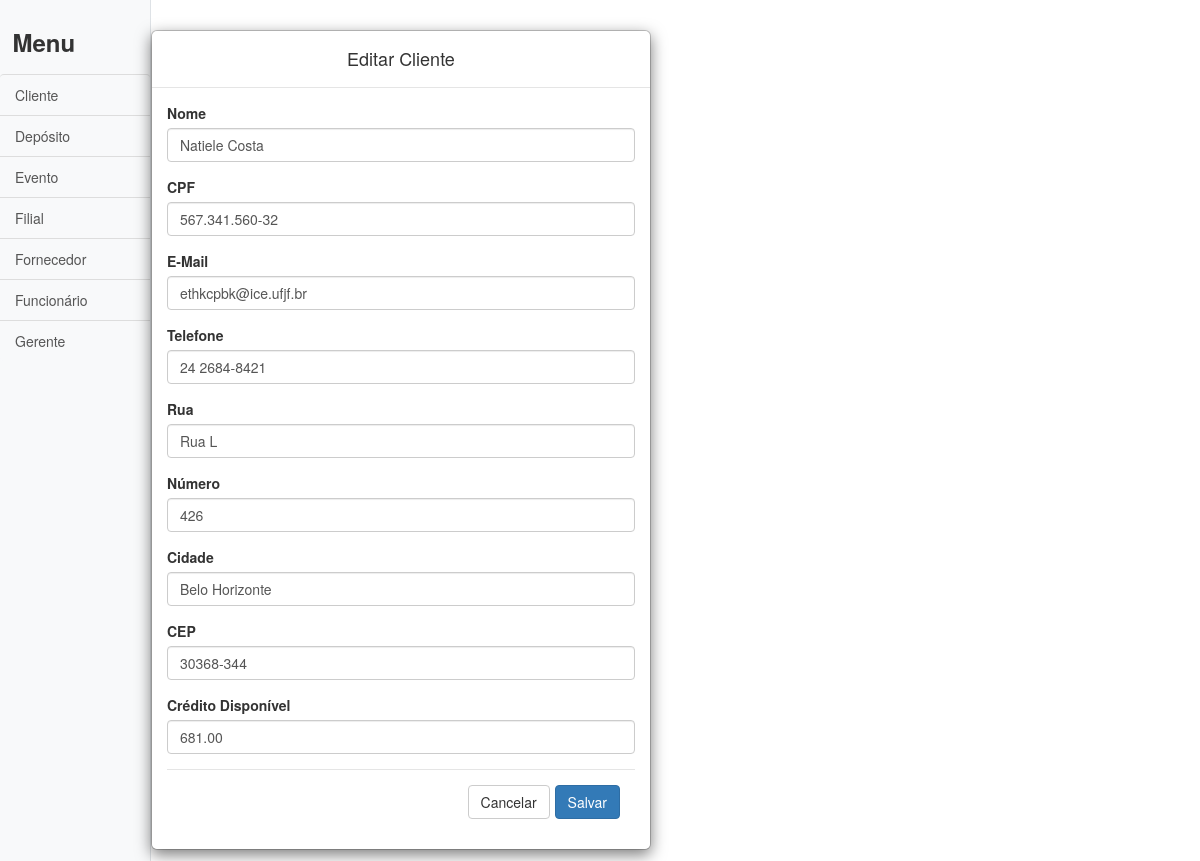
Screenshot of /edit/cliente.php?id=1 with the database file from the repository.
### tables this page shows
CREATE TABLE cliente ( credito_disponivel NUMERIC(10,2), id_pessoa INTEGER PRIMARY KEY, FOREIGN KEY(id_pessoa) REFERENCES pessoa (id_pessoa) );

CREATE TABLE pessoa ( cidade VARCHAR(200), cep CHAR(9), numero INTEGER, rua VARCHAR(200), cpf VARCHAR(14), telefone VARCHAR(12), email VARCHAR(200), nome VARCHAR(200), id_pessoa INTEGER PRIMARY KEY AUTO_INCREMENT );

### edit/cliente.php (the view, shortened to what this page needs)
<!DOCTYPE html>
<html lang="en">
<head>
	<?php
		include("../header.php");
	?>
</head>
<body>
	<div class="d-flex" id="wrapper">
		<?php
			include_once("../conection.php");
			include("../sidebar_aux.php");
			$id_pessoa = $_GET['id'];
			$sql = "SELECT 		c.id_pessoa, p.nome, p.email, p.telefone,
								p.cpf, p.rua, p.numero, p.cidade, p.cep,
								c.credito_disponivel
					FROM cliente c
					INNER JOIN pessoa p
						on c.id_pessoa=p.id_pessoa
					WHERE c.id_pessoa='$id_pessoa'";
			$cliente = mysqli_fetch_array( mysqli_query($conexao, $sql) );
		?>
		<div id="edit">
			<div class="modal-dialog">
				<div class="modal-content">
					<form id="filial" name="filial" action="" method="POST" target="_self">
						<div class="modal-header">
							<h4 class="modal-title">Editar Cliente</h4>
						</div>
						<div class="modal-body">
							<div class="form-group">
								<label>Nome</label>
								<input type="text" name="nome" id="nome" class="form-control" required <?php echo 'value="'.$cliente['nome'].'"'?>>
							</div>
							<div class="form-group">
								<label>CPF</label>
								<input type="text" name="cpf" id="cpf" class="form-control"  onkeypress="mascara(this, '###.###.###-##')" maxlength="14" required <?php echo 'value="'.$cliente['cpf'].'"'?>>
							</div>
							<div class="form-group">
								<label>E-Mail</label>
								<input type="text" name="email" id="email" class="form-control" required <?php echo 'value="'.$cliente['email'].'"'?>>
							</div>
							<div class="form-group">
								<label>Telefone</label>
								<input type="text" name="telefone" id="telefone" class="form-control"  onkeypress="mascara(this, '## ####-####')" maxlength="12" required <?php echo 'value="'.$cliente['telefone'].'"'?>>
							</div>
							<div class="form-group">
								<label>Rua</label>
								<input type="text" name="rua" id="rua" class="form-control" required <?php echo 'value="'.$cliente['rua'].'"'?>>
							</div>
							<div class="form-group">
								<label>Número</label>
								<input type="number" name="numero" id="numero" class="form-control" required <?php echo 'value="'.$cliente['numero'].'"'?>></textarea>
							</div>
							<div class="form-group">
								<label>Cidade</label>
								<input type="text" name="cidade" id="cidade" class="form-control" required <?php echo 'value="'.$cliente['cidade'].'"'?>></textarea>
							</div>
							<div class="form-group">
								<label>CEP</label>
								<input type="text" name="cep" id="cep" class="form-control" onkeypress="mascara(this, '#####-###')" maxlength="9" required <?php echo 'value="'.$cliente['cep'].'"'?>></textarea>
							</div>
							<div class="form-group">
								<label>Crédito Disponível</label>
								<input type="text" name="credito_disponivel" id="credito_disponivel" class="dinheiro form-control" onkeypress="mascaraDinheiro(this)" maxlength="11" required <?php echo 'value="'.$cliente['credito_disponivel'].'"'?>></textarea>
							</div>
							<div class="modal-footer">
								<a href="../cliente.php"><span class="btn btn-default" value="Cancelar">Cancelar</span></a>
								<button type="submit" class="btn btn-primary" value="Salvar" name="submit">Salvar</button>
							</div>
						</div>
					</form>
				</div>
			</div>
		</div>
	</div>
</body>
</html>

### edit/css/simple-sidebar.css (style rules this page uses)
body { overflow-x: hidden; }

### edit/css/styles.css (style rules this page uses)
body { color: #566787; background: #f5f5f5; font-family: 'Varela Round', sans-serif; font-size: 13px; }

### rows the page displays
cliente: nome "Natiele Costa", cpf "567.341.560-32", email "ethkcpbk@ice.ufjf.br", telefone "24 2684-8421", rua "Rua L", numero "426", cidade "Belo Horizonte", cep "30368-344", credito_disponivel "681.00"
